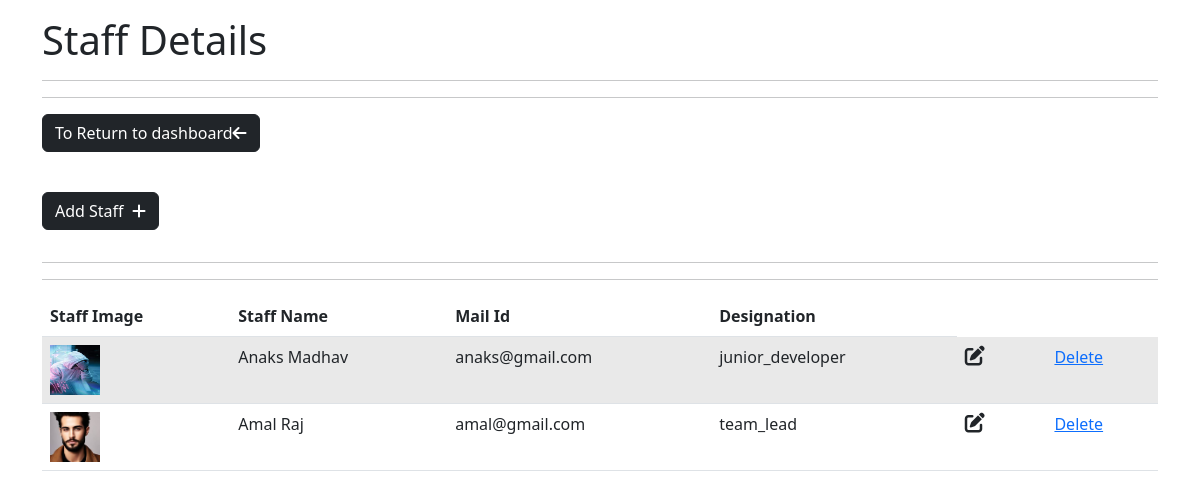
/view/admin/staff_details.php, run on the app's committed database.
### tables this page shows
CREATE TABLE `staff_details` (
  `staff_id` int NOT NULL,
  `staff_name` varchar(35) NOT NULL,
  `mail_id` varchar(30) NOT NULL,
  `designation` varchar(30) NOT NULL,
  `staff_image` varchar(100) NOT NULL
);

### view/admin/staff_details.php (the view, shortened to what this page needs)
<?php
include "../../config/connection.php";
?>
<!DOCTYPE html>
<html lang="en">
<head>
    <link rel="stylesheet" href="https://cdn.jsdelivr.net/npm/bootstrap@5.2.3/dist/css/bootstrap.min.css">
    <link rel="stylesheet" href="https://cdnjs.cloudflare.com/ajax/libs/font-awesome/6.4.0/css/all.min.css" />
</head>
<body>
    <div class="container mt-3">
        <h1>Staff Details</h1>
        <hr>
        <hr>
        <table class="table table-striped">
            <thead>
                <a name="go_back_btn" id="go_back_btn" href="../../view/admin/admin_dashboard.php" class="btn btn-dark mb-3">To Return to dashboard<i class="fa-solid fa-arrow-left"></i></a><br><br>
                <a href="add_staff.php" class="btn btn-dark mb-3">Add Staff &nbsp;<i class="fa-solid fa-plus"></i></a>
                <hr>
                <hr>
                <tr>
                    <th>Staff Image</th>
                    <th>Staff Name</th>
                    <th>Mail Id</th>
                    <th>Designation</th>
                </tr>
            </thead>
            <?php
            $query = "SELECT * FROM staff_details";
            $stmt = $conn->prepare($query);
            $stmt->execute();
            $result = $stmt->fetchAll();
            if ($result) {
                foreach ($result as $row) {
            ?>
                    <tr>
                        <td><img src="../../dist/uploads/<?= $row['staff_image'] ?>" width="50px" height="50px" alt=""></td>
                        <td><?= $row['staff_name'] ?></td>
                        <td><?= $row['mail_id'] ?></td>
                        <td><?= $row['designation'] ?></td>
                        <td>
                            <a name="staff_edit_btn" id="staff_edit_btn" href="../admin/edit_staff.php?id=<?php echo $row["staff_id"] ?>" class="link-dark"><i class="fa-solid fa-pen-to-square fs-5 me-3"></i></a>
                        </td>
                        <td>
                            <a href="#" class="del_staff" class="del_btn" data-id="<?= $row["staff_id"] ?>">Delete</a>
                        </td>
                    </tr>
                <?php
                }
            } else {
                ?>
                <tr>
                    <td colspan="9">No Record Found</td>
                </tr>
            <?php
            }
            ?>
        </table>
    </div>
</body>
</html>

### view/admin/staff_details.php (style rules this page uses)
.table-striped tbody tr:nth-child(odd) { background-color: #f5f5f5; }

### data on the page
staff_details: staff_image (picture), staff_name "Anaks Madhav", mail "anaks@gmail.com", designation "junior_developer"
staff_details: staff_image (picture), staff_name "Amal Raj", mail "amal@gmail.com", designation "team_lead"
